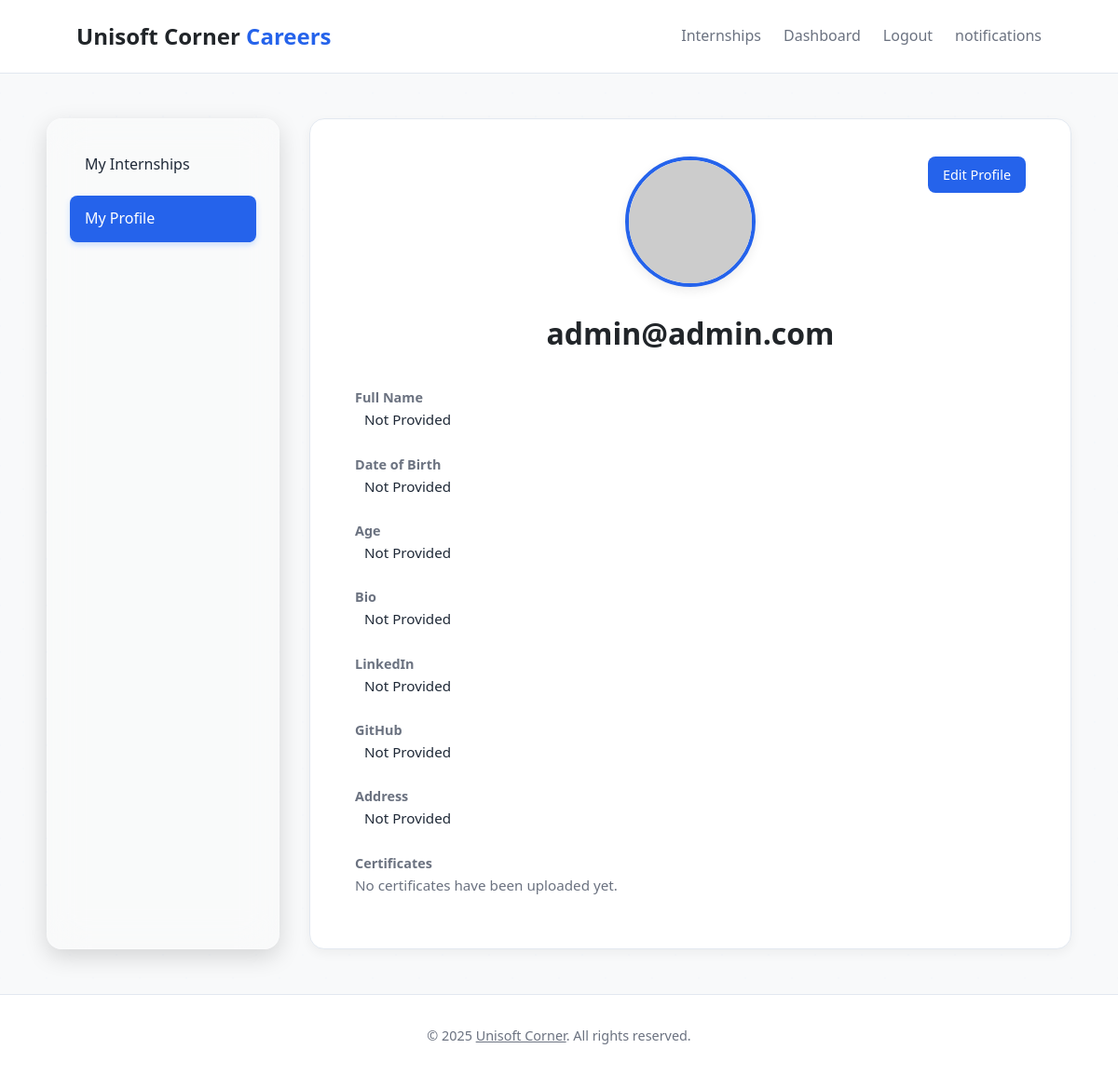
/account/dashboard/ (signed in), run on the app's committed database.
### users/models.py (models this page shows, shortened)
class User(AbstractBaseUser, PermissionsMixin):
    email = models.EmailField(unique=True)
    is_staff = models.BooleanField(default=False) # Required for admin access
    is_active = models.BooleanField(default=True)
    date_joined = models.DateTimeField(default=timezone.now)
    USERNAME_FIELD = 'email'
    REQUIRED_FIELDS = [] # No other fields are required for createsuperuser
    objects = CustomUserManager()

class UserProfile(models.Model):
    user = models.OneToOneField(User, on_delete=models.CASCADE, related_name='profile')
    full_name = models.CharField(max_length=255, blank=True)
    dob = models.DateField(null=True, blank=True)
    profile_picture = models.ImageField(upload_to=upload_to_profile_pic, blank=True, null=True)
    resume = models.FileField(upload_to=upload_to_resume, blank=True, null=True)
    bio = models.TextField(blank=True, null=True)
    linkedin_url = models.URLField(blank=True)
    github_url = models.URLField(blank=True, null=True)
    address = models.TextField(blank=True, null=True)
    is_profile_complete = models.BooleanField(default=False)

### users/views.py (the view)
# urls.py: path('dashboard/', views.dashboard_view, name='dashboard'),
@login_required
def dashboard_view(request):
    user_profile, _ = UserProfile.objects.get_or_create(user=request.user)
    certificates = user_profile.certificates.all()
    age = None
    if user_profile.dob:
        today = date.today()
        age = today.year - user_profile.dob.year - ((today.month, today.day) < (user_profile.dob.month, user_profile.dob.day))
    context = {
        'user_profile': user_profile,
        'user': request.user,
        'certificates': certificates,
        'age': age
    }
    return render(request, 'users/dashboard.html', context)

### templates/users/dashboard.html (shortened to what this page needs)
{% extends 'core/base.html' %}
{% block content %}
<div class="container dashboard-container">
    <aside class="dashboard-sidebar">
        <nav class="sidebar-nav">
            <ul>
                <li><a href="{% url 'users:my_internships' %}">My Internships</a></li>
                <li><a href="#" class="active">My Profile</a></li>
            </ul>
        </nav>
    </aside>
    <div class="dashboard-content">
        <div class="profile-header">
            {% if user_profile.profile_picture %}
                <img src="{{ user_profile.profile_picture.url }}" alt="Profile Picture" class="profile-picture">
            {% else %}
                <img src="https://placehold.co/150x150/EBF4FF/7F9CF5?text={{ user.email|first|upper }}" alt="Profile Picture" class="profile-picture">
            {% endif %}
            <h1>{{ user.email }}</h1>
            <a href="{% url 'users:edit_profile' %}" class="edit-profile-btn">Edit Profile</a>
        </div>
        <div class="profile-info">
            <label>Full Name</label>
            <p>{{ user_profile.full_name|default:"Not Provided" }}</p>
            <label>Date of Birth</label>
            <p>{{ user_profile.dob|default:"Not Provided" }}</p>
            <label>Age</label>
            <p>{{ age|default:"Not Provided" }}</p>
            <label>Bio</label>
            <p>{{ user_profile.bio|default:"Not Provided" }}</p>
            <label>LinkedIn</label>
            <p>
                {% if user_profile.linkedin_url %}
                    <a href="{{ user_profile.linkedin_url }}" target="_blank">
                        {{ user_profile.linkedin_url }}
                    </a>
                {% else %}
                    Not Provided
                {% endif %}
            </p>
            <label>GitHub</label>
            <p>
                {% if user_profile.github_url %}
                    <a href="{{ user_profile.github_url }}" target="_blank">
                        {{ user_profile.github_url }}
                    </a>
                {% else %}
                    Not Provided
                {% endif %}
            </p>
            <label>Address</label>
            <p>{{ user_profile.address|default:"Not Provided" }}</p>
            <label>Certificates</label>
            {% if certificates %}
                <div class="certificate-grid">
                    {% for cert in certificates %}
                        <a href="{{ cert.file.url }}" target="_blank">{{ cert.title|default:"Certificate" }}</a>
                    {% endfor %}
                </div>
            {% else %}
                <p style="color: var(--muted-color); padding-left: 0;">No certificates have been uploaded yet.</p>
            {% endif %}
        </div>
    </div>
</div>
{% endblock %}

### templates/core/base.html (style rules this page uses)
:root { --primary-color: #0d6efd; --primary-hover: #0b5ed7; --secondary-color: #212529; --muted-color: #6c757d; --bg-color: #f8f9fa; --white-color: #ffffff; --border-color: #dee2e6; --font-family: system-ui, -apple-system, "Segoe UI", Roboto, "Helvetica Neue", Arial, sans-serif; }
* { margin: 0; padding: 0; box-sizing: border-box; }
body { font-family: var(--font-family); background-color: var(--bg-color); color: var(--secondary-color); line-height: 1.6; display: flex; flex-direction: column; min-height: 100vh; position: relative; overflow-x: hidden; }
.container { max-width: 1100px; margin: 0 auto; padding: 0 2rem; }

### templates/users/dashboard.html (style rules this page uses)
:root { --primary-color: #2563eb; --primary-hover: #1d4ed8; --border-color: #e2e8f0; --muted-color: #6b7280; --text-color: #1f2937; --white-color: #ffffff; --shadow-md: 0 4px 12px rgba(0, 0, 0, 0.05); }
.dashboard-container { display: flex; gap: 2rem; padding: 3rem 0; animation: fadeInUp 0.8s ease-out; }
.dashboard-sidebar { flex: 0 0 250px; background: rgba(255, 255, 255, 0.15); border-radius: 16px; padding: 1.5rem; backdrop-filter: blur(20px); -webkit-backdrop-filter: blur(20px); border: 1px solid rgba(255, 255, 255, 0.25); box-shadow: 0 8px 24px rgba(0, 0, 0, 0.15); }
.sidebar-nav ul { list-style: none; padding: 0; }
.sidebar-nav li a { display: block; padding: 0.75rem 1rem; margin-bottom: 0.5rem; text-decoration: none; font-weight: 500; color: var(--text-color); border-radius: 8px; transition: 0.3s ease; }
.sidebar-nav li a.active { background-color: var(--primary-color); color: #fff; box-shadow: 0 3px 6px rgba(13, 110, 253, 0.2); }
.dashboard-content { flex-grow: 1; background-color: #fff; padding: 2.5rem 3rem; border-radius: 16px; border: 1px solid var(--border-color); box-shadow: var(--shadow-md); }
.profile-header { text-align: center; margin-bottom: 2rem; position: relative; }
.profile-picture { width: 140px; height: 140px; border-radius: 50%; object-fit: cover; border: 4px solid var(--primary-color); box-shadow: 0 4px 12px rgba(0, 0, 0, 0.08); margin-bottom: 1rem; transition: transform 0.4s ease; }
.edit-profile-btn { position: absolute; top: 0; right: 0; background-color: var(--primary-color); color: white; padding: 0.5rem 1rem; font-size: 0.9rem; border: none; border-radius: 8px; text-decoration: none; transition: 0.3s ease; }
.profile-info label { font-weight: 600; display: block; margin-top: 1.5rem; color: var(--muted-color); font-size: 0.9rem; }
.profile-info p, .profile-info a { padding-left: 10px; color: var(--text-color); font-size: 0.95rem; margin-bottom: 1rem; display: flex; align-items: center; gap: 0.5rem; }

### data on the page
User: email "admin@admin.com"
UserProfile: full_name "Not Provided", dob "Not Provided", bio "Not Provided", address "Not Provided"

### other printed values
{{ age|default:"Not Provided" }} "Not Provided"
